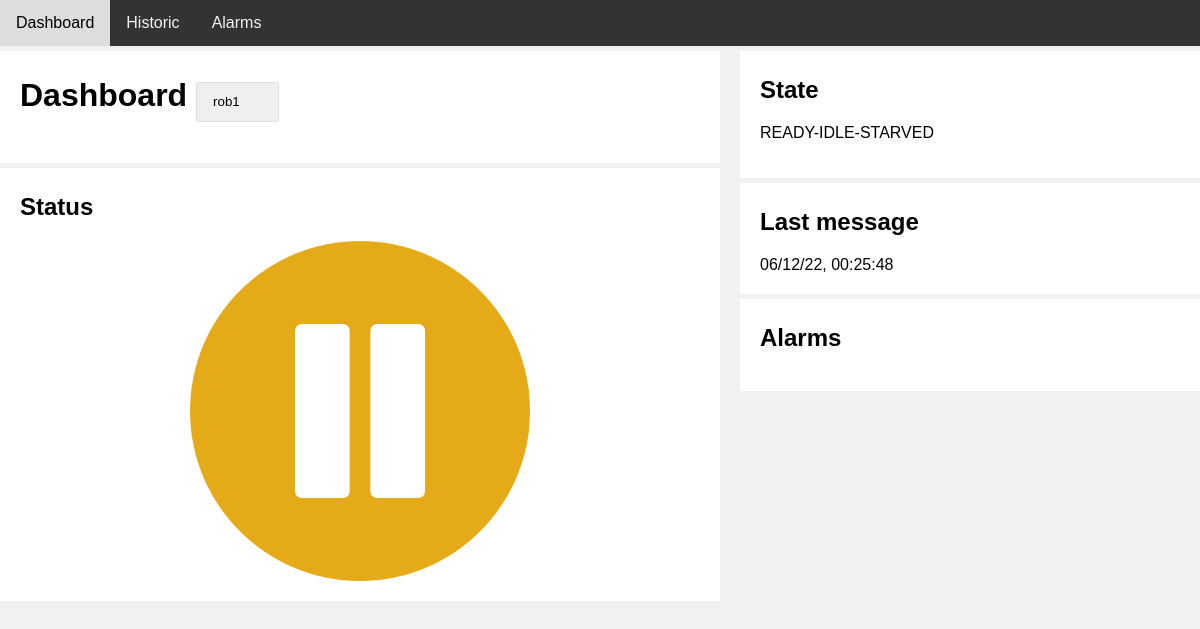
Page /dashboard on the earlier database version.
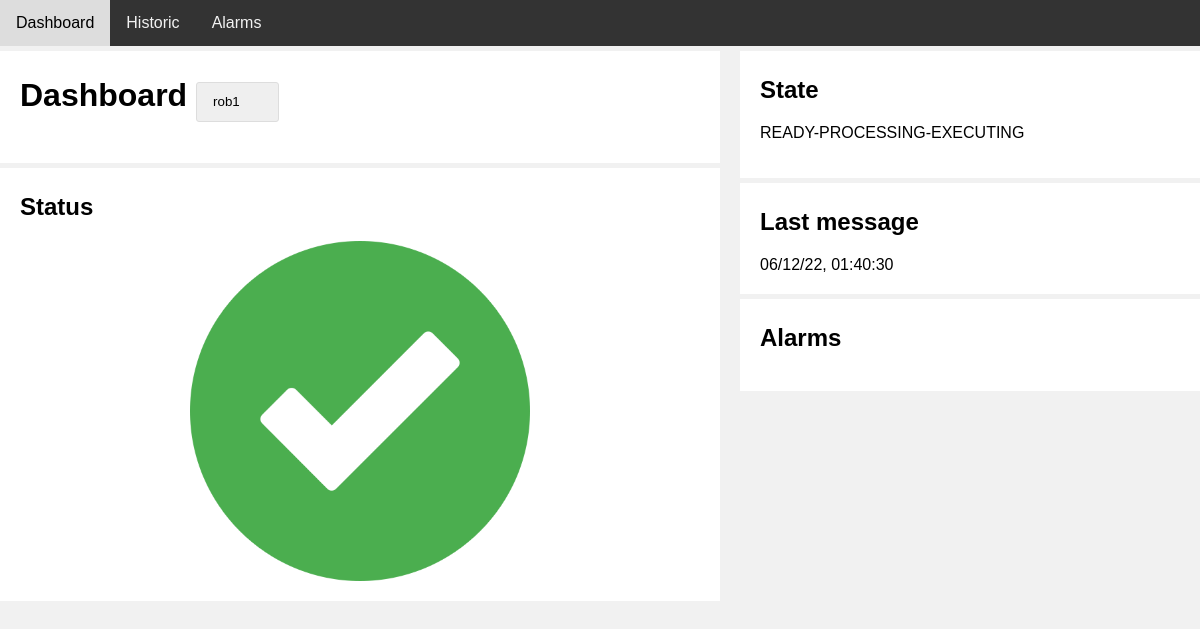
Same page on the later database version.
### tables this page shows
CREATE TABLE "Robot" (
    "id"	INTEGER NOT NULL UNIQUE,
    "deviceId"	TEXT,
    "state"	TEXT,
    "time"	INTEGER,
    PRIMARY KEY("id" AUTOINCREMENT));

### views.py (the view)
@app.route("/")
@app.route("/dashboard")
@app.route("/dashboard/<string:id>")
def dashboard_(id: str = controller.id):
    return render_template("dashboard.html", **controller.dashboard(id))

### controller.py (called while the page is built)
    def dashboard(self, id=None) -> dict:
        if id is not None:
            self.id = id
        robot = database.SELECT_ROBOT(self.id)
        return {"id": self.id, "robot": robot, "robots": model.robots}

### database.py (called while the page is built)
def dict_factory(cursor, row):
    d = {}
    for idx, col in enumerate(cursor.description):
        d[col[0]] = row[idx]
    return d

    def convert(self):
        if type(self.time) == str:
            self.time = int(mktime(datetime.strptime(
                self.time.replace(" ", "T")[0:19], "%Y-%m-%dT%H:%M:%S").timetuple()))

    def execute(self, request: str, commit: bool = False) -> list:
        try:
            self.__cursor.execute(request)
        except Error as error:
            log.error(f" SQLite({error.args}) Request: {request}")
        if commit:
            self.__connexion.commit()
        return self.__cursor.fetchall()

    def __SELECT(self, table: str, element: tuple = ('*'), condition: str = str(True)) -> list:
        return self.execute(f"SELECT {element} FROM {table} WHERE {condition}")

    def SELECT_ROBOT(self, deviceId: int) -> Robot:
        return Robot(self.__SELECT(ROBOT, condition=f"{deviceId=}")[0])

### views.py (called while the page is built)
@app.template_filter()
def timestamp2date(value, format="%d/%m/%y, %H:%M:%S"):
    return datetime.fromtimestamp(value+60*60*2).strftime(format)

### templates/dashboard.html (shortened to what this page needs)
<!DOCTYPE html>
<html lang="en">
<head>
    <link rel="stylesheet" href="/static/css/stylesheet.css"/>
</head>
<body>
    <div class="topnav">
        <a href="/dashboard/{{id}}">Dashboard</a>
        <a href="/historic/{{id}}">Historic</a>
        <a href="/alarms/{{id}}">Alarms</a>
    </div>
    <div class="row">
        <div class="leftcolumn">
            <div class="card">
                <h1>Dashboard
                    <select class="select" id="select" onChange="location = this.value">
                        {% for r in robots %}
                        <option value="/dashboard/{{ r }}" {% if r == id %}selected{% endif %}>{{ r }}</option>
                        {% endfor %}
                    </select>
                </h1>
            </div>
            <div class="card">
                <h2>Status</h2>
                <img id="status" alt="" height="" width="" class="center" src="/static/icons/{{ robot.state }}.png"/>
            </div>
        </div>
        <div class="rightcolumn">
            <div class="card">
                <h2>State</h2>
                    <p id="state">{{robot.state}}</p>
            </div>
            <div class="card">
                <h2>Last message</h2>
                <time id="time">{{robot.time|timestamp2date}}</time>
            </div>
            <div class="card">
                <h2>Alarms</h2>
            </div>
        </div>
    </div>
</body>
</html>

### static/css/stylesheet.css (style rules this page uses)
* { box-sizing: border-box; }
body { font-family: Arial; padding: 10px; background: #f1f1f1; }
.topnav { overflow: hidden; background-color: #333; }
.topnav a { float: left; display: block; color: #f2f2f2; text-align: center; padding: 14px 16px; text-decoration: none; }
.leftcolumn { float: left; width: 60%; }
.rightcolumn { float: left; width: 40%; background-color: #f1f1f1; padding-left: 20px; }
.center { display: block; margin-left: auto; margin-right: auto; width: 50%; text-align: center; }
.card { background-color: white; padding: 20px; padding-top: 5px; margin-top: 5px; }
.row:after { content: ""; display: table; clear: both; }
html, body, #container { width: 100%; height: 100%; margin: 0; padding: 0; }
.select { -webkit-appearance: none; -moz-appearance: none; appearance: none; height: 40px; padding: 10px 38px 10px 16px; background-size: 10px; transition: border-color .1s ease-in-out,box-shadow .1s ease-in-out; border: 1px solid #ddd; border-radius: 3px; }
::placeholder { color: black; opacity: 1; }

Differences in the rows shown:
changed Robot: state: a different picture; state "READY-IDLE-STARVED" → "READY-PROCESSING-EXECUTING"; time "06/12/22, 00:25:48" → "06/12/22, 01:40:30"
